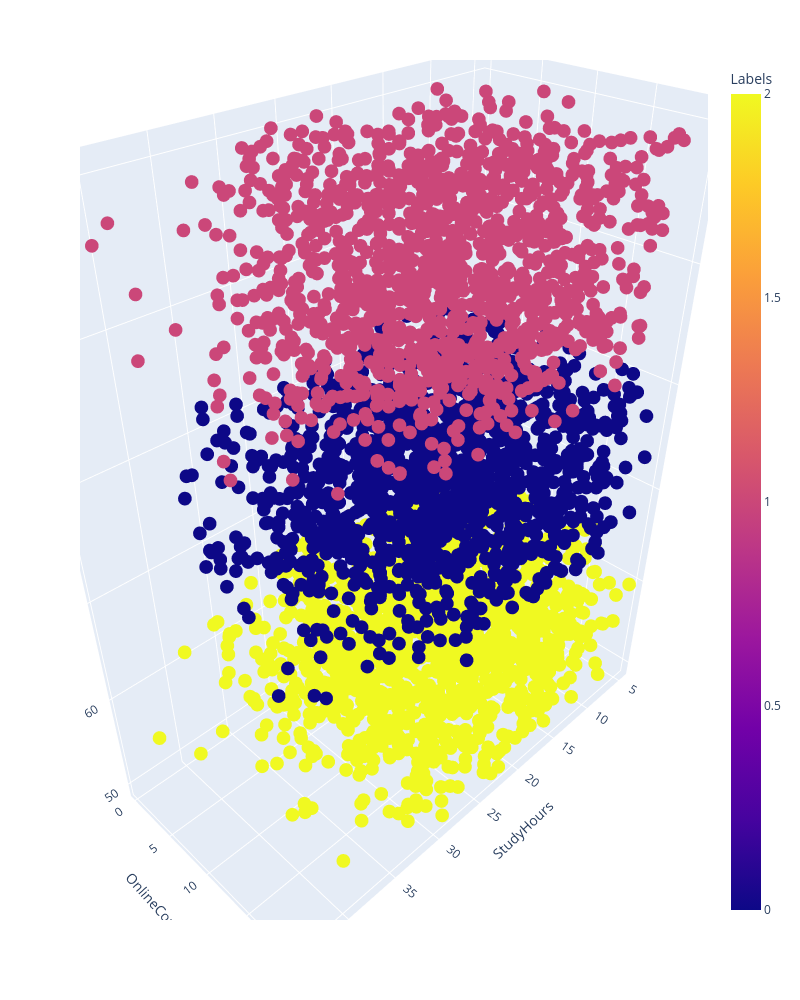

The notebook cell this image was saved under:
### Code cell
fig.show()

### Figure 1 — Plotly figure (JSON) as saved in the notebook; plotly's stock layout.template omitted (floating-point values rounded to 4 significant figures; data arrays with more than 128 entries replaced by an {"elided": "..."} marker saying what was removed)
{"data": [{"hovertemplate": "StudyHours=%{x}<br>OnlineCourses=%{y}<br>AssignmentCompletion=%{z}<br>Labels=%{marker.color}<extra></extra>", "legendgroup": "", "marker": {"color": {"elided": "14003 int values"}, "coloraxis": "coloraxis", "symbol": "circle"}, "mode": "markers", "name": "", "scene": "scene", "showlegend": false, "type": "scatter3d", "x": {"elided": "14003 int values"}, "y": {"elided": "14003 int values"}, "z": {"elided": "14003 int values"}}], "layout": {"coloraxis": {"colorbar": {"title": {"text": "Labels"}}, "colorscale": [[0, "#0d0887"], [0.1111, "#46039f"], [0.2222, "#7201a8"], [0.3333, "#9c179e"], [0.4444, "#bd3786"], [0.5556, "#d8576b"], [0.6667, "#ed7953"], [0.7778, "#fb9f3a"], [0.8889, "#fdca26"], [1, "#f0f921"]]}, "height": 1000, "legend": {"tracegroupgap": 0}, "margin": {"t": 60}, "scene": {"domain": {"x": [0, 1], "y": [0, 1]}, "xaxis": {"title": {"text": "StudyHours"}}, "yaxis": {"title": {"text": "OnlineCourses"}}, "zaxis": {"title": {"text": "AssignmentCompletion"}}}, "width": 800}}
